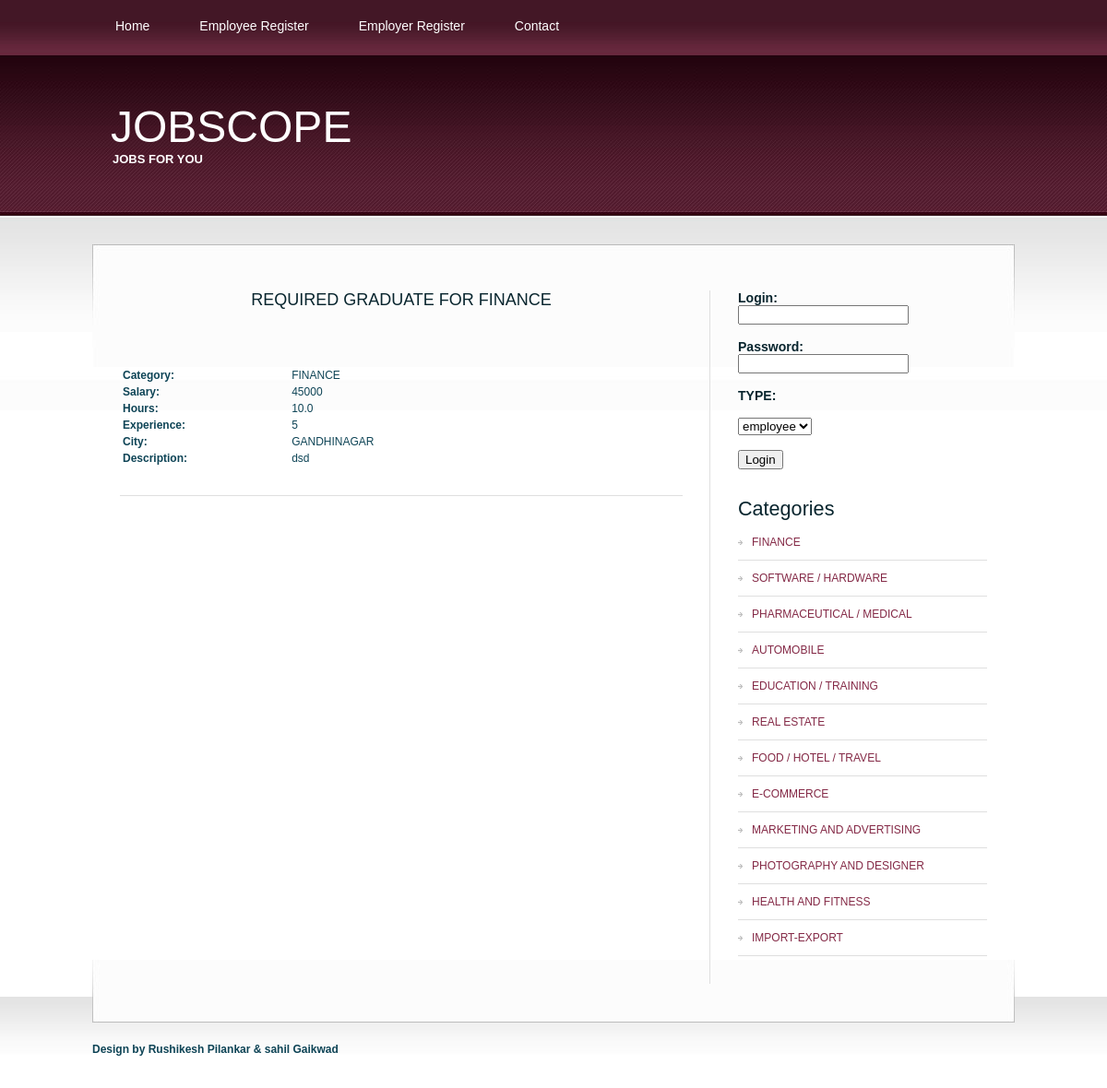
/job_details.php?id=21, run on the app's committed database.
### tables this page shows
CREATE TABLE `jobs` (
  `j_id` int(4) NOT NULL auto_increment,
  `j_category` varchar(40) NOT NULL,
  `j_owner_name` varchar(30) NOT NULL,
  `j_title` varchar(30) NOT NULL,
  `j_hours` float(3,1) NOT NULL,
  `j_salary` int(10) NOT NULL,
  `j_experience` int(3) NOT NULL,
  `j_discription` varchar(300) NOT NULL,
  `j_city` varchar(20) NOT NULL,
  `j_active` int(1) NOT NULL default '0',
  PRIMARY KEY  (`j_id`)
);

CREATE TABLE `categories` (
  `cat_id` int(4) NOT NULL auto_increment,
  `cat_nm` varchar(30) NOT NULL,
  PRIMARY KEY  (`cat_id`)
);

### job_details.php (the view, shortened to what this page needs)
<?php session_start();
	$link=mysqli_connect("localhost","root","","jobscope") or die("cant connect");
	$q = "select * from jobs where j_id =".$_GET['id'];
	$res = mysqli_query($link,$q) or die("Wrong Query");
	$row = mysqli_fetch_assoc($res);
?>
<!DOCTYPE html PUBLIC "-//W3C//DTD XHTML 1.0 Strict//EN" "http://www.w3.org/TR/xhtml1/DTD/xhtml1-strict.dtd">
<html xmlns="http://www.w3.org/1999/xhtml">
<head>
<?php
include("includes/head.inc.php");
?>
</head>
<body>
<div id="header-wrapper">
	<div id="header">
	<div id="menu">
		<?php
		include("includes/menu.inc.php");
		?>
		</div>
		<div id="search">
	</div>
</div>
<div id="logo">
	<?php
	include("includes/logo.inc.php");
	?>
	</div>
<div id="wrapper">
	<div id="page">
		<div id="page-bgtop">
			<div id="content">
				<div class="post">
					<h2 class="title"><center><?php echo $row['j_title']; ?></center></a></h2>
					<p class="meta"></p>
					<div class="entry">
						<table width="100%" border="0">
						<?php
						echo '<tr><td width="30%"><b>Category:</b><br><td>'.$row['j_category'].'</td></tr>
								<tr><td><b>Salary:</b></td><td>'.$row['j_salary'].'</td></tr>
								<tr><td><b>Hours:</b></td><td>'.$row['j_hours'].'</td></tr>
								<tr><td><b>Experience:</b></td><td>'.$row['j_experience'].'</td></tr>
								<tr><td><b>City:</b></td><td>'.$row['j_city'].'</td></tr>
								<tr><td><b>Description:</b></td><td>'.$row['j_discription'].'</tr>
								';
						?>
						<br>
						<br>
						</table>
					</div>
				</div>
			</div>
			<div id="sidebar">
			<?php
		include("includes/sidebar.inc.php");
		?>
			</div>
			<div style="clear: both;">&nbsp;</div>
		</div>
	</div>
</div>
<div id="footer-bgcontent">
	<div id="footer">
		<?php
		include("includes/footer.inc.php");
		?>
	</div>
</div>
</body>
</html>

### includes/sidebar.inc.php (shortened to what this page needs)
<ul>
					<li>
					<?php
				if(isset($_SESSION['status']))
				{
					echo '<h2 class="title">Hello '.$_SESSION['unm'].'!</h2>';
				}
				else
				{
					echo'
						<form action="process_login.php" method=POST>
						<h3><b>Login:</b><br> <input type="text" name="unm" >
						<br>
						<br>
						<b>Password:</b><br><input type="password" name="pwd">
						<br>
						<br>
						<b>TYPE:<br><br><select name="cat">
										<option> employee
										<option> employer
										</select>
						<br>
						<br>
						<b><input type="submit" value="Login"></h3>
						</form>
					';
				}
				?>
					</li>
					<li>
						<h2>Categories </h2>
						<ul>
					<?php
						$link=mysqli_connect("localhost","root","","jobscope")or die("can not connect");
						$q="select * from categories";
						$res=mysqli_query($link,$q) or die("cant connect");
						while($row=mysqli_fetch_assoc($res))
						{
							echo '<li><a href="jobs_by_category.php?cat='.$row['cat_nm'].'">'.$row['cat_nm'].'</a></li>';
						}
					?>
						</ul>
					</li>
				</ul>

### style.css (style rules this page uses)
body { margin: 0px; padding: 0; background: url(images/img01.jpg) repeat-x left top; font-family: Arial, Helvetica, sans-serif; font-size: 12px; color: #0E4456; }
h1, h2, h3 { margin: 0; font-weight: normal; color: #08252E; }
h2 { font-size: 18px; }
p, ul, ol { margin-top: 0; line-height: 220%; text-align: justify; }
a { color: #842946; }
#wrapper { margin: 0px; padding: 30px 0px 0px 0px; }
#header-wrapper { margin: 0px; padding: 0px; }
#header { width: 1000px; height: 60px; margin: 0 auto; }
#menu { float: left; width: 690px; height: 60px; }
#search { float: right; width: 310px; height: 60px; }
#page { width: 1000px; margin: 0 auto; padding: 0px; background: url(images/img04.jpg) no-repeat left bottom; }
#page-bgtop { padding: 50px 30px 0px 30px; background: url(images/img05.jpg) no-repeat left top; }
#logo { width: 1000px; height: 175px; margin: 0 auto; }
#content { float: left; width: 610px; }
.post { margin-bottom: 45px; border-bottom: 1px solid #DFDFDF; }
.post .title { height: 30px; color: #08252E; }
.post .meta { margin-left: 2px; padding: 2px 30px 2px 16px; font-family: Arial, Helvetica, sans-serif; font-weight: normal; font-size: 10px; color: #66665E; }
.post .entry { padding: 10px 0 30px 0; }
#sidebar { float: right; width: 300px; font-family: Arial, Helvetica, sans-serif; font-size: 12px; border-left: 1px solid #DFDFDF; }
#sidebar ul { margin: 0px 0px 0px 30px; padding: 0; list-style: none; line-height: normal; }
#sidebar li { margin-bottom: 30px; }
#sidebar li ul { margin: 0px; padding: 0px; }
#sidebar li li { margin: 0; padding: 12px 0px 12px 15px; border-bottom: 1px solid #DFDFDF; background: url(images/img09.jpg) no-repeat left 17px; }
#sidebar li li a { font-weight: normal; }
#sidebar h2 { height: 30px; font-size: 1.8em; font-weight: normal; }
#sidebar a { text-align: left; text-decoration: none; font-weight: bold; }
#footer-bgcontent { margin: 0px; padding: 0px; height: 70px; background: url(images/img02.jpg) repeat-x left top; }
#footer { width: 1000px; height: 49px; margin: 0 auto; padding-top: 50px; background: url(images/img03.jpg) no-repeat left top; }

### data on the page
jobs: j_title "REQUIRED GRADUATE FOR FINANCE", j_category "FINANCE", j_salary "45000", j_hours "10.0", j_experience "5", j_city "GANDHINAGAR", j_discription "dsd"
categories: cat_nm "FINANCE"
categories: cat_nm "SOFTWARE / HARDWARE"
categories: cat_nm "PHARMACEUTICAL / MEDICAL"
categories: cat_nm "AUTOMOBILE"
categories: cat_nm "EDUCATION / TRAINING"
categories: cat_nm "REAL ESTATE"
categories: cat_nm "FOOD / HOTEL / TRAVEL"
categories: cat_nm "E-COMMERCE"
categories: cat_nm "MARKETING AND ADVERTISING"
categories: cat_nm "PHOTOGRAPHY AND DESIGNER"
categories: cat_nm "HEALTH AND FITNESS"
categories: cat_nm "IMPORT-EXPORT"
